Frame 1 (no input): blank canvas, image omitted
Frame 60 (no input): blank canvas, image omitted
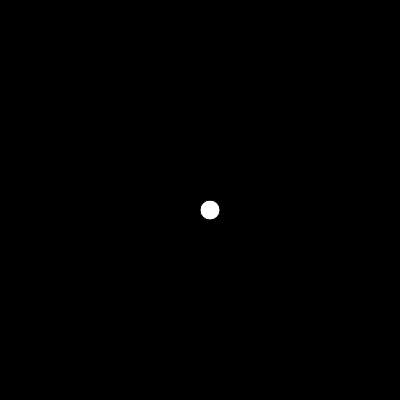
Frame 120 (the mouse pressed at the canvas centre since frame 60)

The p5.js sketch whose frames 1 and 60 were blank and that drew this single picture after the mouse press (run headless with seeded random() and noise() and a simulated clock; from frame 60 on, the mouse is pressed at the canvas centre):

// p5.js sketch
// ── sketch.js
function setup() {
  createCanvas(400, 400);
  background( "black");
}

function draw() {
  stroke("black");
  fill ("white");
   
  
   if( mouseIsPressed) {
    rect (mouseX, mouseY, 20, 20, 20);
   }
}
